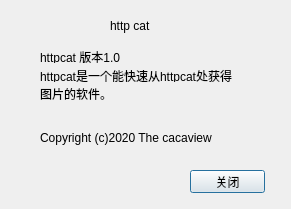
<?xml version="1.0" encoding="UTF-8"?>
<ui version="4.0">
 <class>Window</class>
 <widget class="QDialog" name="Window">
  <property name="geometry">
   <rect>
    <x>0</x>
    <y>0</y>
    <width>291</width>
    <height>209</height>
   </rect>
  </property>
  <property name="windowTitle">
   <string>about</string>
  </property>
  <widget class="QLabel" name="label">
   <property name="geometry">
    <rect>
     <x>110</x>
     <y>10</y>
     <width>71</width>
     <height>31</height>
    </rect>
   </property>
   <property name="text">
    <string>http cat</string>
   </property>
  </widget>
  <widget class="QLabel" name="label_5">
   <property name="geometry">
    <rect>
     <x>40</x>
     <y>130</y>
     <width>180</width>
     <height>16</height>
    </rect>
   </property>
   <property name="text">
    <string>Copyright (c)2020 The cacaview</string>
   </property>
  </widget>
  <widget class="QPushButton" name="pushButton">
   <property name="geometry">
    <rect>
     <x>190</x>
     <y>170</y>
     <width>75</width>
     <height>23</height>
    </rect>
   </property>
   <property name="text">
    <string>关闭</string>
   </property>
  </widget>
  <widget class="QWidget" name="">
   <property name="geometry">
    <rect>
     <x>40</x>
     <y>50</y>
     <width>206</width>
     <height>50</height>
    </rect>
   </property>
   <layout class="QVBoxLayout" name="verticalLayout">
    <item>
     <widget class="QLabel" name="label_2">
      <property name="text">
       <string>httpcat 版本1.0</string>
      </property>
     </widget>
    </item>
    <item>
     <widget class="QLabel" name="label_3">
      <property name="text">
       <string>httpcat是一个能快速从httpcat处获得</string>
      </property>
     </widget>
    </item>
    <item>
     <widget class="QLabel" name="label_4">
      <property name="text">
       <string>图片的软件。</string>
      </property>
     </widget>
    </item>
   </layout>
  </widget>
 </widget>
 <resources/>
 <connections/>
</ui>
